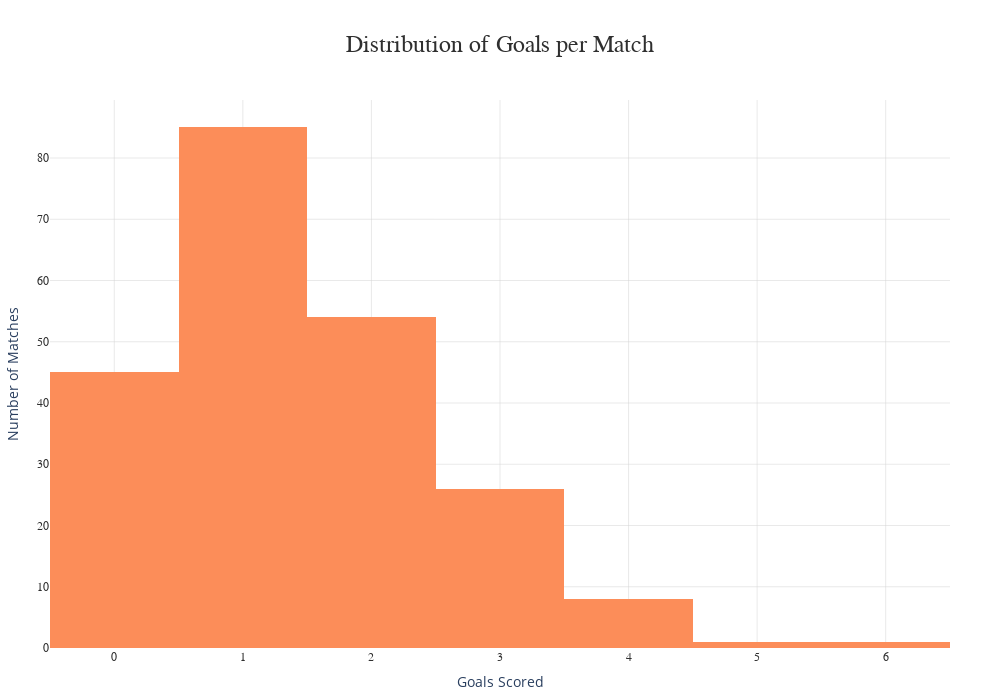

Here is the notebook cell this chart was saved with:
### Markdown cell above
### Distributions

### Code cell
# Create histogram of goals scored
fig = px.histogram(
    df,
    x='goals_for',
    nbins=max(df['goals_for']) - min(df['goals_for']) + 1,  # One bin per possible goal value
    color_discrete_sequence=[COLOR_PALETTES['sequential'][3]]  # Use a nice blue from our palette
)

# Apply consistent layout
fig.update_layout(
    create_plotly_layout(
        title='Distribution of Goals per Match',
        width=FIGURE_SIZES['medium'][0] * 100,
        height=FIGURE_SIZES['medium'][1] * 100
    )
)

# Add specific customization for this plot
fig.update_xaxes(
    title='Goals Scored',
    tickmode='linear',
    tick0=0,
    dtick=1
)
fig.update_yaxes(title='Number of Matches')

fig.show()

### Figure 1 — Plotly figure (JSON) as saved in the notebook; plotly's stock layout.template omitted (floating-point values rounded to 4 significant figures; data arrays with more than 128 entries replaced by an {"elided": "..."} marker saying what was removed)
{"data": [{"alignmentgroup": "True", "bingroup": "x", "hovertemplate": "goals_for=%{x}<br>count=%{y}<extra></extra>", "legendgroup": "", "marker": {"color": "#fc8d59", "pattern": {"shape": ""}}, "name": "", "nbinsx": 7, "offsetgroup": "", "orientation": "v", "showlegend": false, "type": "histogram", "x": {"elided": "220 int values"}, "xaxis": "x", "yaxis": "y"}], "layout": {"barmode": "relative", "height": 700, "legend": {"tracegroupgap": 0}, "margin": {"b": 50, "l": 50, "r": 50, "t": 100}, "paper_bgcolor": "white", "plot_bgcolor": "white", "showlegend": false, "title": {"font": {"color": "#2F2F2F", "family": "Arial Black", "size": 24}, "text": "Distribution of Goals per Match", "x": 0.5, "y": 0.95}, "width": 1000, "xaxis": {"anchor": "y", "domain": [0, 1], "dtick": 1, "gridcolor": "lightgrey", "gridwidth": 0.5, "tick0": 0, "tickfont": {"color": "#2F2F2F", "family": "Arial", "size": 12}, "tickmode": "linear", "title": {"text": "Goals Scored"}}, "yaxis": {"anchor": "x", "domain": [0, 1], "gridcolor": "lightgrey", "gridwidth": 0.5, "tickfont": {"color": "#2F2F2F", "family": "Arial", "size": 12}, "title": {"text": "Number of Matches"}}}}
